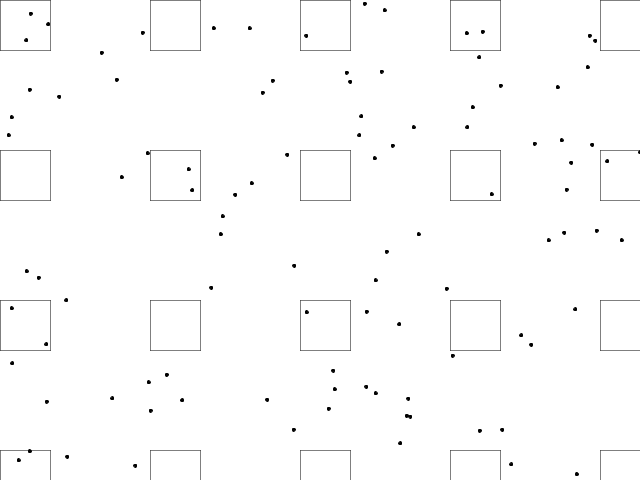
Frame 1 (no input)
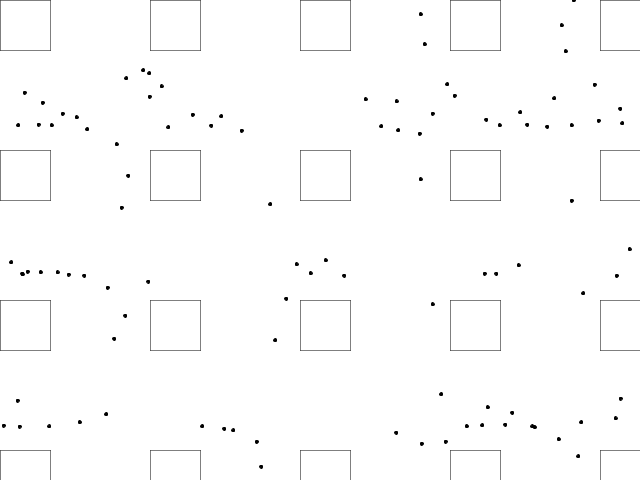
Frame 60 (the mouse pressed at the canvas centre just before this capture)
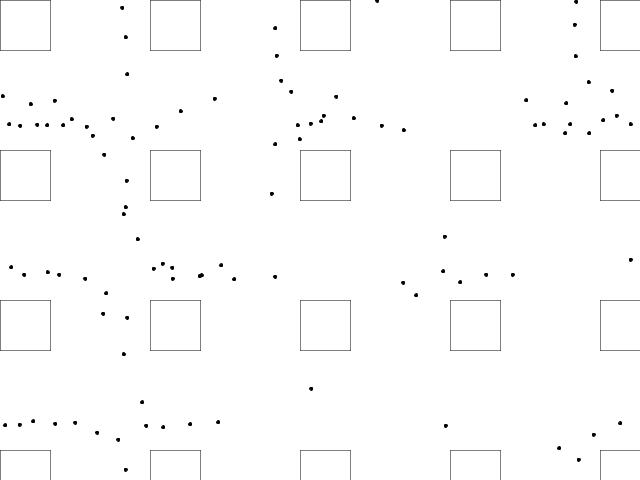
Frame 120 (the mouse held since frame 60 and released just before this capture)

The Processing sketch that drew these frames (run headless with seeded random() and noise(); from frame 60 on, the mouse is pressed at the canvas centre):

// Processing sketch: boids_in_the_city
// ── boids_in_the_city.pde
int ID = 0;
ArrayList<Block> blocks = new ArrayList<Block>();

class Tile {
}

ArrayList<Agent> agents = new ArrayList<Agent>();
void setup() {
  size(640, 480);
  
  for (int i = 0; i < 100; i += 1) {
    agents.add(new Agent(random(width), random(height)));
  }
  
  
  for (int x = 0; x < width; x += 150) {
    for (int y = 0; y < height; y += 150) {
      blocks.add(new Block(x, y, 50,50));
    }
  }
  
}



void draw() {
  background(255);
  for (Agent a : agents) {
    a.flock(agents);
    a.update();
    a.draw();
  }
  
  for (Block block : blocks) {
    block.draw();
  }
  
}

// ── Agent.pde
float maxSteeringForce = 0.2;
float maxSpeed = 3;

class Agent {
  final int id;
  final int idHash;
  {
    ID += 1;
    id = ID;
    idHash = Integer.hashCode(id);
  }



  PVector pos, vel, acc;
  float alignRadius = 50;
  float separationRadius = 25;
  float cohestionRadius = 75 ;
  Agent(float x, float y) {
    pos = new PVector(x, y);
    vel = PVector.random2D();
    vel.mult(random(maxSpeed/2, maxSpeed));
    acc = new PVector();
  }

  void flock(ArrayList<Agent> agents) {
    PVector force = null;
    force = align(agents);
    force.limit(maxSteeringForce);
    acc.add(force);
    force = cohesion(agents);
    force.limit(maxSteeringForce);
    acc.add(force);
    force = separation(agents);
    acc.add(force);
    
    for (Block b : blocks) {
      Surface s = b.collidesWith(pos.x, pos.y);
      
      if (s != null) {
        PVector sum = new PVector();
        int counter = 0;
        for (int i = 0; i < s.forces.length; i += 1) {
          PVector fp = s.forcePoints[i];
          PVector f = s.forces[i];
          
          float d = PVector.dist(pos, fp);
          
          
          //sum.add(f.copy().mult(100 * (1 / (d * d))));
          sum.add(f.copy().mult(d*d));
          counter += 1;
          
        }
        if (counter > 0) {
          sum.div(counter);
          //sum.setMag(maxSpeed);
          sum.sub(vel);
          sum.limit(maxSteeringForce*4);
          acc.add(sum);
        }
      }
    }
  }

  PVector separation (ArrayList<Agent> list) {
    PVector steer = new PVector();
    int counter = 0;
    for (Agent a : list) {
      if (!equals(a) && agentDist(a) <= separationRadius ) {
        PVector diff = PVector.sub(pos, a.pos);
        
        
        diff.mult(1 / diff.mag());
        steer.add(diff);
        counter += 1;
      }
    }
    if (counter > 0) {
      steer.div(counter);
      steer.setMag(maxSpeed);
      steer.sub(vel);
      steer.limit(maxSteeringForce);
    }
    return steer;
  }

  PVector cohesion (ArrayList<Agent> list) {
    PVector steer = new PVector();
    int counter = 0;
    for (Agent a : list) {
      if (!equals(a) && agentDist(a) <= cohestionRadius ) {
        steer.add(a.pos);
        counter += 1;
      }
    }
    if (counter > 0) {
      steer.div(counter);
      steer.setMag(maxSpeed);
      steer.sub(vel);
      steer.limit(maxSteeringForce);
    }
    return steer;
  }

  PVector align (ArrayList<Agent> list) {
    PVector steer = new PVector();
    int counter = 0;
    for (Agent a : list) {
      if (!equals(a) && agentDist(a) <= alignRadius ) {
        steer.add(a.vel);
        counter += 1;
      }
    }
    if (counter > 0) {
      steer.div(counter);
      steer.setMag(maxSpeed);
      steer.sub(vel);
      steer.limit(maxSteeringForce);
      
    }
    return steer;
  }

  void update() {


    vel.add(acc);
    vel.limit(maxSpeed);
    pos.add(vel);
    acc.mult(0);

    if (pos.x < 0) {
      pos.x = width;
    } 

    if (pos.x > width) {
      pos.x = 0;
    }

    if (pos.y < 0) {
      pos.y = height;
    } 

    if (pos.y > height) {
      pos.y = 0;
    }
  }

  float agentDist(Agent a) {
    return pos.dist(a.pos);
  }


  void draw() {
    stroke(0);
    fill(0);
    ellipse(pos.x, pos.y, 3, 3);
  }

  int hashCode() {
    return idHash;
  }

  boolean equals(Object o ) {
    if (o instanceof Agent) {
      Agent a = (Agent) o;
      if (a.id == this.id) {
        return true;
      } else {
        return false;
      }
    } else {
      return false;
    }
  }
}

// ── Shape.pde
class Block {
  PVector pos;
  PVector dims;
  Surface[] surfaces;
  Block(float x, float y, float w, float h) {
    pos = new PVector(x,y);
    dims = new PVector(w,h);
    
    float w2 = w / 2;
    float h2 = h / 2;
    
    surfaces = new Surface[4];
    
    surfaces[0] = new Surface(x,    y,    x+w,  y,     x - w2, y - h2, w * 2, h2,      color(255,0,0,128));
    surfaces[1] = new Surface(x+w,  y,    x+w,  y+h,   x+w,      y - h2, w2, h * 2,    color(0,255,0,128));
    surfaces[2] = new Surface(x+w,  y+h,  x,    y+h,   x - w2, y+h,      w * 2, h2,      color(0,0,255,128));
    surfaces[3] = new Surface(x,    y+h,  x,    y,     x - w2, y -h2, w2, h * 2,      color(200,0,200,128));
    
    
    
  }
  
  Surface collidesWith(float x, float y) {
    for (Surface s : surfaces) {
      if (x > s.coll.x && x < s.coll.x + s.collDims.x && y > s.coll.y && y < s.coll.y + s.collDims.y) {
        return s;
      }
    }
    
    return null;
  }
  
  void draw() {
    for (Surface s : surfaces) {
      s.draw();
    }
  }
  
  
}

int surfaceRes = 8;
float sn = sin(-HALF_PI);
float cs = cos(-HALF_PI);

class Surface {
  PVector A, B;
  PVector coll, collDims;
  PVector[] forcePoints;
  PVector[] forces;
  color collisionBoxColour = color(255,0,255);
  
  Surface(float x0, float y0, float x1, float y1, float cx, float cy, float cw, float ch, color collisionBoxColour) {
    A = new PVector(x0, y0);
    B = new PVector(x1,y1);
    
    coll = new PVector(cx, cy);
    collDims = new PVector(cw,ch);
    this.collisionBoxColour = collisionBoxColour;
    
    float step = (1.0 / (float) surfaceRes);
    forces = new PVector[surfaceRes];
    forcePoints = new PVector[surfaceRes];
    int s = 0;
    for (float t = 0; t < 1; t += step) {
      PVector C = PVector.sub(B,A);
      PVector D = C.copy();
      C.mult(t);
      forcePoints[s] = C.add(A);
      D.normalize();
      float xx = D.x;
      float yy = D.y;
      println("D = " + D);
      D.x = yy;//(xx * cs) - (yy + sn);
      D.y = -xx;//(xx * sn) + (yy + cs);
      
      
      forces[s] = D;
      
      s += 1;
      
      println("C " + C);
      println("D' =  " + D);
    }
  }
  
  void draw() {
    stroke(0,128);
    line(A.x, A.y, B.x, B.y);
    //for (int s = 0; s < surfaceRes; s += 1) {
    //  PVector C = forcePoints[s];
    //  PVector D = forces[s];
    //  stroke(255,0,0,128);
    //  line(C.x, C.y, C.x + (20*D.x), C.y + (20*D.y));
      
      
    //}
    
    //stroke(collisionBoxColour);
    //noFill();
    //rect(coll.x, coll.y, collDims.x, collDims.y);
  }
}
